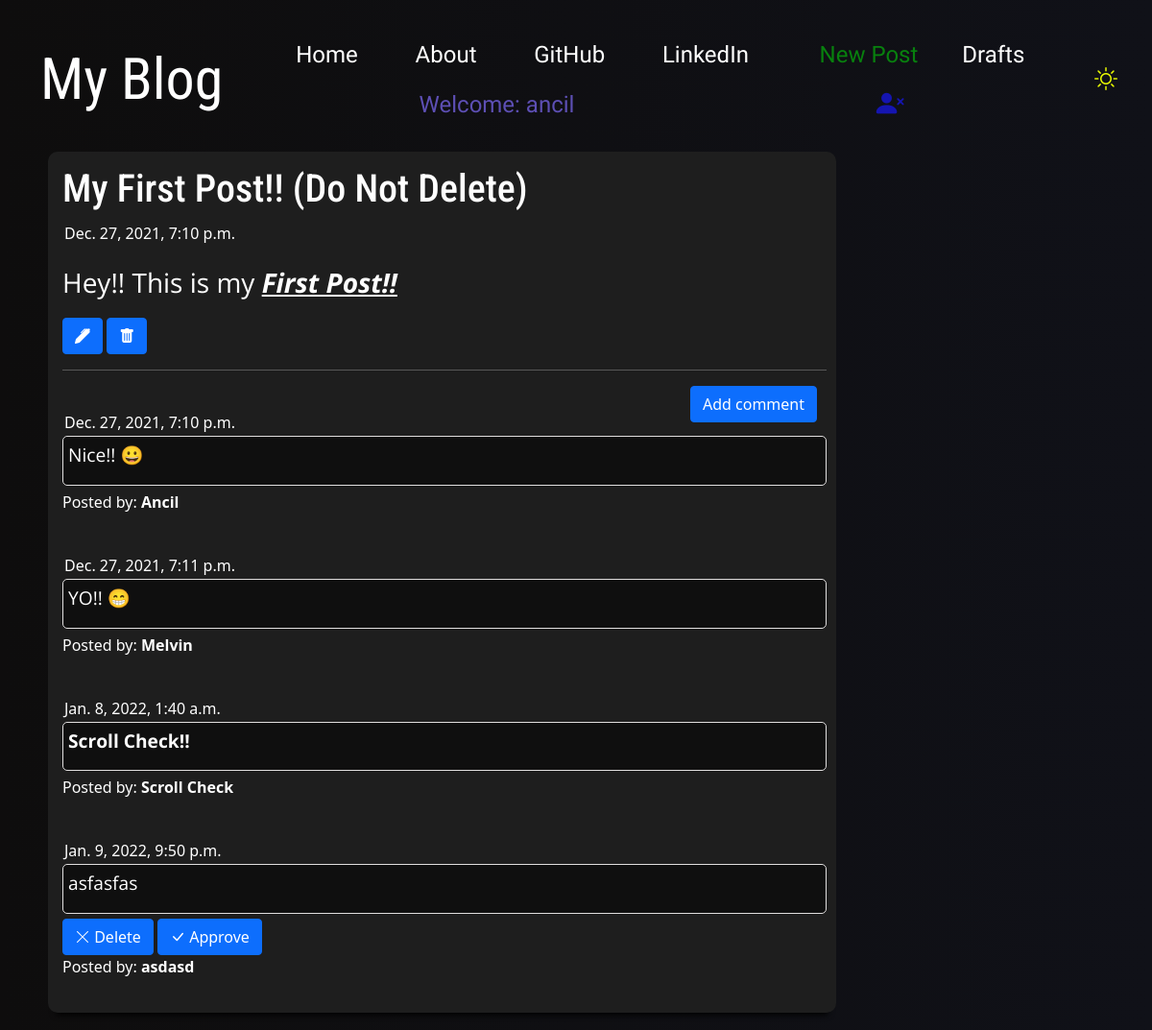
Screenshot of /post/25 (signed in) with the database file from the repository.
### blog_app/models.py (models this page shows, shortened)
class Post(models.Model):
    author = models.ForeignKey('auth.User',on_delete=models.CASCADE)
    title = models.CharField(max_length= 200)
    text = models.TextField()
    created_date= models.DateTimeField(default=timezone.now)
    published_date = models.DateTimeField(blank=True,null=True)

class Comment(models.Model):
    post = models.ForeignKey('blog_app.Post', related_name='comments',on_delete=models.CASCADE)
    author = models.CharField(max_length=200)
    text = models.TextField()
    created_date= models.DateTimeField(default=timezone.now)
    approved_comment = models.BooleanField(default=False)

### blog_app/views.py (the view)
# urls.py: path('post/<int:pk>', views.PostDetailView.as_view(),name ='post_detail'),
class PostDetailView(DetailView):
    model = Post

### blog_app/templates/blog_app/post_detail.html
{% extends 'blog_app/base.html' %}
{% block content %}
 <div class= "postblock">
    <h1 class='posttitle'>{{ post.title }}</h1>
        {% if post.published_date %}
            <div class="date postdate">
              {{ post.published_date }}
            </div>
        {% else %}
          <a class="btn btn-success cl-mode-icon" href="{% url 'post_publish' pk=post.pk %}">Publish</a>
          <a class="btn btn-outline-warning cl-mode-icon" href="{% url 'post_draft_list' %}">Drafts List</a>
        {% endif %}
            <div class="postcontent">
            <p>{{ post.text|safe|linebreaksbr }}</p>
            </div>
            {% if user.is_authenticated %}
                <a class="btn btn-primary" title="Edit" href="{% url 'post_edit' pk=post.pk %}"><i class="bi bi-pen-fill"></i></a>
                <a class="btn btn-primary" title="Delete" href="{% url 'post_remove' pk=post.pk %}"><i class="bi bi-trash-fill"></i></a>
            {% endif %}
  <hr>
  <a class="btn btn-primary btn-comment" href="{% url 'add_comment_to_post' pk=post.pk %}">Add comment</a>
  {% for comment in post.comments.all %}
  <br>
      {% if user.is_authenticated or comment.approved_comment %}
         <div class="date postdate">{{ comment.created_date }}</div>
         <div class="removeapprove">
            <div class="postcomment">{{ comment.text|safe|linebreaksbr }}</div>
              {% if not comment.approved_comment %}
                  <a class="btn btn-primary" title="Remove" href="{% url 'comment_remove' pk=comment.pk %}"><i class="bi bi-x-lg"></i> Delete</a>
                  <a class="btn btn-primary" title="Approve" href="{% url 'comment_approve' pk=comment.pk %}"><i class="bi bi-check-lg"></i> Approve</a>
                  {% endif %}
              </div>
          <p>Posted by: <strong>{{ comment.author }}</strong></p>
      {% endif %}
  {% empty %}
      <p>No comments posted.</p>
  {% endfor %}
</div>
{% endblock %}

### blog_app/templates/blog_app/base.html (shortened to what this page needs)
<!DOCTYPE html>
{% load static %}
<html lang="en">
<head>
    <link href="https://cdn.jsdelivr.net/npm/bootstrap@5.1.3/dist/css/bootstrap.min.css" rel="stylesheet">
    <link rel="stylesheet" href="//cdn.jsdelivr.net/npm/medium-editor@latest/dist/css/medium-editor.min.css" type="text/css" media="screen" charset="utf-8">
    <link rel="stylesheet" href="{% static 'css/blog.css' %}">
</head>
<body>
    <nav class="navbar navbar-expand-lg techfont">
        <div class="container-fluid" id="navbarContent">
            <a class="navbar-brand nav-padding link-text-brand" id="bigbrand" href="{% url 'post_list' %}">My Blog</a>
          <div class="collapse navbar-collapse nav-fill" id="navbarSupportedContent">
             <ul class="nav nav-pills ms-auto nav-fill">
                <li class="nav-item"><a class="nav-link link-text" aria-current="page" href="{% url 'post_list' %}">Home</a></li>
                <li class="nav-item"><a class="nav-link link-text" aria-current="page" href="{% url 'about' %}">About</a></li>
                <li class="nav-item"><a class="nav-link link-text" aria-current="page" href="https://www.github.com/ancilnf/" target="_blank" rel="noreferrer noopener">GitHub</a></li>
                <li class="nav-item"><a class="nav-link link-text" aria-current="page" href="https://www.linkedin.com/in/ancil-fernandes/" target="_blank" rel="noreferrer noopener">LinkedIn</a></li>
              {% if user.is_authenticated %}
               <li class="nav-item"><a class="nav-link link-text " aria-current="page" style="text-align: end; color: rgb(8, 128, 14);" href="{% url 'post_new' %}">New Post</a></li>
               <li class="nav-item"><a class="nav-link link-text" aria-current="page" href="{% url 'post_draft_list' %}">Drafts</a></li>
               <li class="nav-item"><a class="nav-link bigbrand" style="color: rgb(93, 79, 180);">Welcome: {{ user.username }}</a></li>
               <li class="nav-item"><a class="nav-link link-primary link-text-log" title="Log Out" aria-current="page" href="{% url 'logout' %}"><i class="bi bi-person-x-fill"></i></a></li>
              {% else %}
               <li class="nav-item"><a class="nav-link link-primary link-text-log" title="Log In" aria-current="page" href="{% url 'login' %}"><i class="bi bi-person-circle"></i></a></li>
              {% endif %}
             </ul>
            </div>
            <div class="switch">
              <label class="switch__label bi-brightness-high center" for="switchld"></label>
            </div>
        </div>
      </nav>
      <div class="content container loader">
        <div class="d-flex flex-row">
          <div class="col-9 p-2">
              <div class="blog_posts">
                {% block content %}
                {% endblock %}
              </div>
            </div>
            <div class="col-3 p-2">
            </div>
          </div>
    </div>
    <link rel="stylesheet" href="https://cdn.jsdelivr.net/npm/bootstrap-icons@1.7.2/font/bootstrap-icons.css">
</body>
</html>

### blog_app/static/css/blog.css (style rules this page uses)
:root { --bg-mode: linear-gradient(270deg, #101118,#0e0d0d); --form-bg-mode: rgb(30, 30, 30); --comment-bg-mode: rgb(0, 0, 0); --color: rgb(255, 255, 255); --mode-icon-color: rgb(251, 255, 0); --box-shadow: 0 10px 6px -8px rgb(0, 0, 0); }
body { background: var(--bg-mode); background-size: cover; height: 100%; color: var(--color); }
.techfont { font-family: 'Staatliches', cursive; font-size: 1.5em; margin-bottom: 10px; }
a { color:var(--color); }
.postblock { background-color: var(--form-bg-mode); box-shadow: var(--box-shadow); border-radius: 10px; padding: 15px 10px 20px 15px; margin-bottom: 10px; }
.postcomment { font-family: 'Open Sans', sans-serif; background-color: var(--comment-bg-mode); font-size: 1.2em; text-align: left; overflow-wrap: break-word; border: solid 1px rgb(224, 222, 222); padding: 5px 0px 0px 5px; border-radius: 5px; margin-bottom: 5px; }
.nav-padding { padding: 30px; }
.link-text-log { color:rgb(21, 21, 177); background: 10px 10px; background-color: red; transition: 0.5s; transform: scale(1.2); }
.link-text { color: var(--color); transition: 0.5s; }
.link-text-brand { transition: 0.5s; }
#bigbrand { color: var(--color); font-family: 'Roboto Condensed', sans-serif; font-size: 2.5em; }
.postdate { padding: 2px; text-align: left; font-size: 1em; }
.posttitle { font-family: 'Roboto Condensed', sans-serif; font-size: 2.5em; text-align: left; }
.postcontent { font-family: 'Open Sans', sans-serif; font-size: 1.75em; text-align: left; }
@media (min-width: 1000px) { .postblock { width: 100%; } }
@media (min-width: 1000px) { .btn-comment { position: relative; float:right; margin-right: 10px; } }
@media (min-width: 1000px) { .content { padding-top: 150px; } }
.removeapprove { text-align: left; }
.switch { width: 100px; text-align: center; }
.switch__label { color: var(--mode-icon-color); transition: 0.5s; }

### rows the page displays
Post: title "My First Post!! (Do Not Delete)", published_date "Dec. 27, 2021, 7:10 p.m.", text "Hey!! This is my First Post!!"
Comment: created_date "Dec. 27, 2021, 7:10 p.m.", text "Nice!! 😀", author "Ancil"
Comment: created_date "Dec. 27, 2021, 7:11 p.m.", text "YO!! 😁", author "Melvin"
Comment: created_date "Jan. 8, 2022, 1:40 a.m.", text "Scroll Check!!", author "Scroll Check"
Comment: created_date "Jan. 9, 2022, 9:50 p.m.", text "asfasfas", approved_comment False (drawn), author "asdasd"

### other values shown
{{ user.username }} "ancil"
